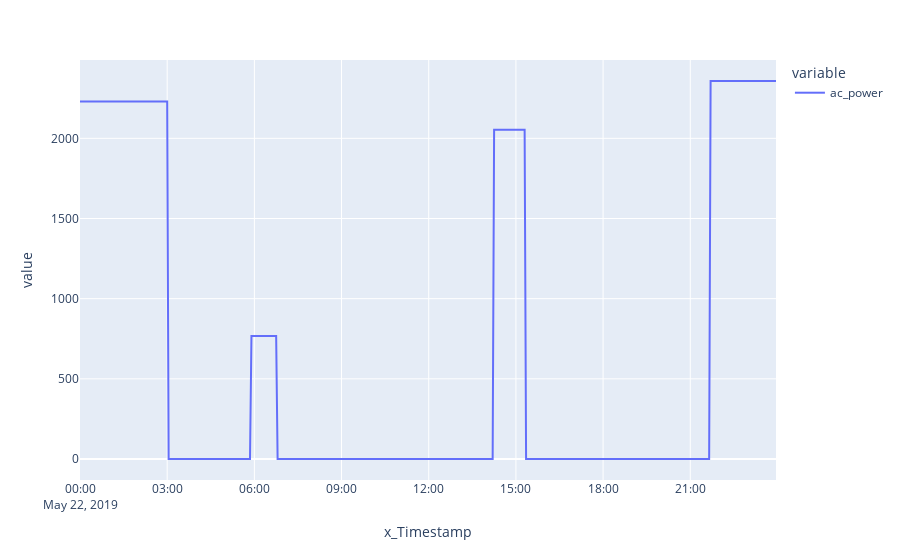

Notebook code for this chart:
### Code cell
# mask = (mask1 | mask2) & mask3 & mask4 & mask5
g['ac_power'].plot()

### Figure 1 — Plotly figure (JSON) as saved in the notebook; plotly's stock layout.template omitted (floating-point values rounded to 4 significant figures; data arrays with more than 128 entries replaced by an {"elided": "..."} marker saying what was removed)
{"data": [{"hovertemplate": "variable=ac_power<br>x_Timestamp=%{x}<br>value=%{y}<extra></extra>", "legendgroup": "ac_power", "line": {"color": "#636efa", "dash": "solid"}, "mode": "lines", "name": "ac_power", "orientation": "v", "showlegend": true, "type": "scatter", "x": {"elided": "480 str values"}, "xaxis": "x", "y": {"elided": "480 float values"}, "yaxis": "y"}], "layout": {"legend": {"title": {"text": "variable"}, "tracegroupgap": 0}, "margin": {"t": 60}, "xaxis": {"anchor": "y", "domain": [0, 1], "title": {"text": "x_Timestamp"}}, "yaxis": {"anchor": "x", "domain": [0, 1], "title": {"text": "value"}}}}
